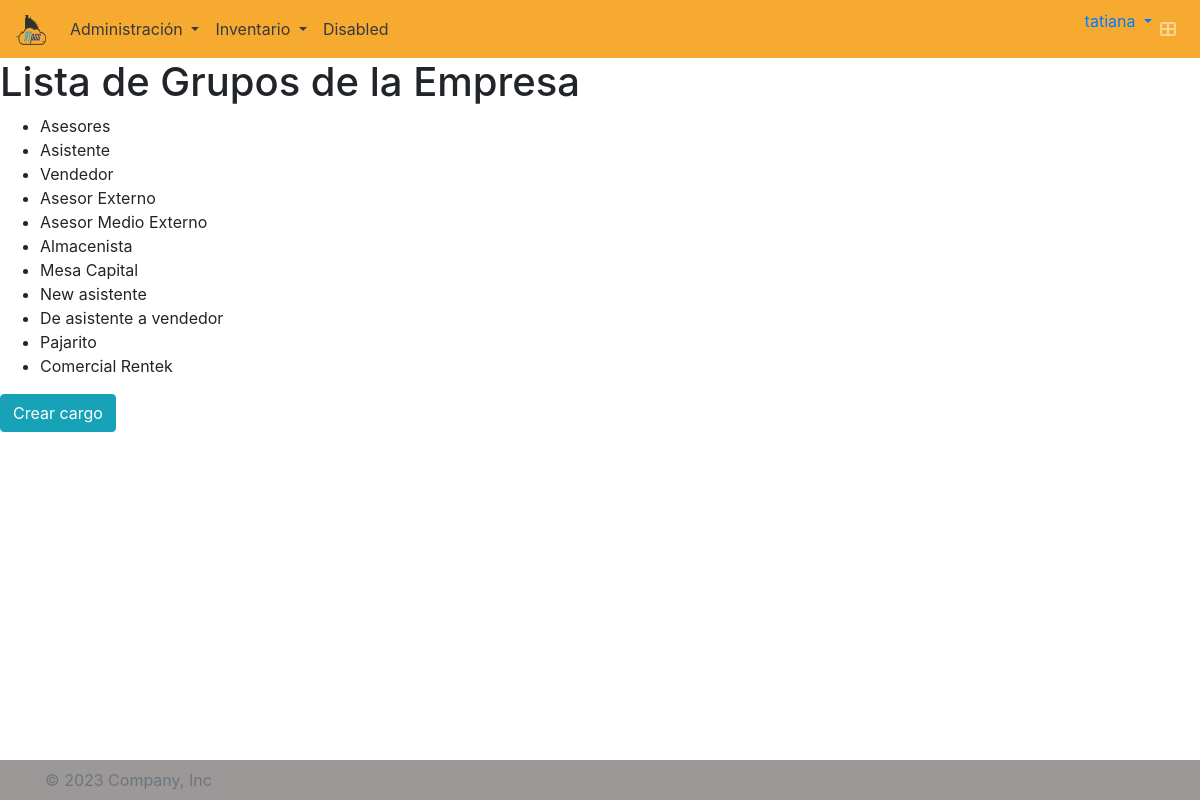
Page /lista_grupos/ (signed in) on the committed database.
### atpos/models.py (models this page shows, shortened)
class Usuario(AbstractUser):
    empresa = models.ForeignKey(Empresa, on_delete=models.CASCADE, blank=True, null=True)
    tel_inicial = models.CharField(max_length=10, blank=True, null=True)
    class Meta:
        default_permissions = ()
        permissions = [('add_usuario', 'Usuario crear'),
                        ('change_usuario', 'Usuario modificar'),
                        ('delete_usuario', 'Usuario eliminar'),
                        ('view_usuario', 'Usuario ver'),
                        ('password_usuario', 'Puede cambiar la clave usuario')]

class GrupoEmpresa(models.Model):
    empresa = models.ForeignKey(Empresa, on_delete=models.CASCADE)
    grupo = models.ForeignKey(Group, on_delete=models.CASCADE)
    class Meta:
        unique_together = ['empresa', 'grupo']

### atpos/views.py (the view)
# urls.py: path('lista_grupos/', login_required(lista_grupos), name='lista_grupos'),
def lista_grupos(request):
    empresa = request.user.empresa
    grupos_empresa = GrupoEmpresa.objects.filter(empresa=empresa)
    return render(request, 'atpos/lista_grupos.html', {'grupos_empresa': grupos_empresa})

### atpos/templates/atpos/lista_grupos.html
{% extends 'base.html' %}
{% load static %}
{% block content %}
<h1>Lista de Grupos de la Empresa</h1>
<ul>
    {% for grupo_empresa in grupos_empresa %}
        <li>{{ grupo_empresa.grupo.name }}</li>
    {% endfor %}
</ul>
<a type="button" href="{% url 'crear_grupo' %}" class="btn btn-info">Crear cargo</a>
{% endblock %}

### atpos/templates/components/navbar.html (shortened to what this page needs)
{% load static %}
<nav class="navbar navbar-expand-lg navbar-dark bg-color-nav">
  <a class="navbar-brand" href="{% url 'tablero' %}">
    <img src="{% static 'img/LogoATpos200px.png' %}" width="30" height="30" alt="">
  </a>
  <div class="collapse navbar-collapse colortext" id="navbarSupportedContent">
    <ul class="navbar-nav mr-auto">
      <li class="nav-item dropdown">
        <a class="nav-link dropdown-toggle text-dark" href="#" id="navbarDropdown" role="button" data-toggle="dropdown" aria-haspopup="true" aria-expanded="false">
          Administración
        </a>
      </li>
      <li class="nav-item dropdown">
        <a class="nav-link dropdown-toggle text-dark" href="#" id="navbarDropdown" role="button" data-toggle="dropdown" aria-haspopup="true" aria-expanded="false">
          Inventario
        </a>
      </li>
      <li class="nav-item">
        <a class="nav-link text-dark" href="#">Disabled</a>
      </li>
    </ul>
  </div>
  <ul class="navbar-nav ml-auto">
    <li class="dropdown user user-menu">
      <a href="#" class="dropdown-toggle" data-toggle="dropdown">
        <span class="hidden-xs">{{ user.username }}</span>
      </a>
    </li>
    <li class="nav-item">
      <a class="nav-link" data-widget="control-sidebar" data-slide="true" href="#" role="button">
        <i class="fas fa-th-large"></i>
      </a>
    </li>
  </ul>
</nav>

### atpos/static/atpos/css/style.css (style rules this page uses)
.bg-color-nav { background-color: #f7aa30!important; }

### rows in the picture
Usuario: username "tatiana"
GrupoEmpresa: grupo.name "Asesores"
GrupoEmpresa: grupo.name "Asistente"
GrupoEmpresa: grupo.name "Vendedor"
GrupoEmpresa: grupo.name "Asesor Externo"
GrupoEmpresa: grupo.name "Asesor Medio Externo"
GrupoEmpresa: grupo.name "Almacenista"
GrupoEmpresa: grupo.name "Mesa Capital"
GrupoEmpresa: grupo.name "New asistente"
GrupoEmpresa: grupo.name "De asistente a vendedor"
GrupoEmpresa: grupo.name "Pajarito"
GrupoEmpresa: grupo.name "Comercial Rentek"
